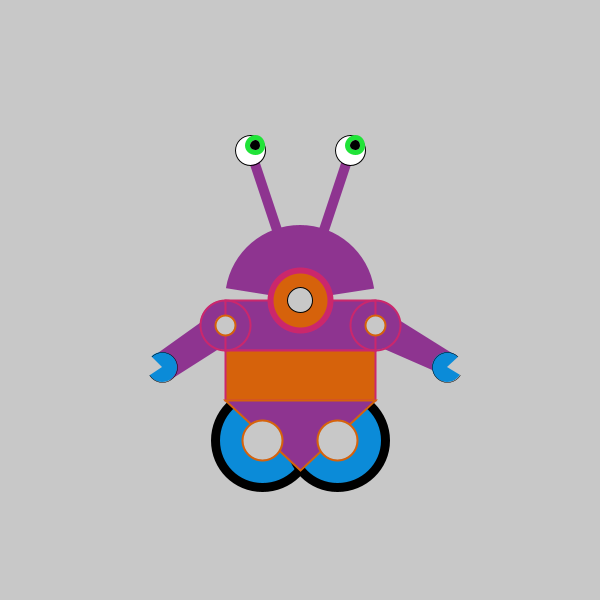
Frame 1 (no input)
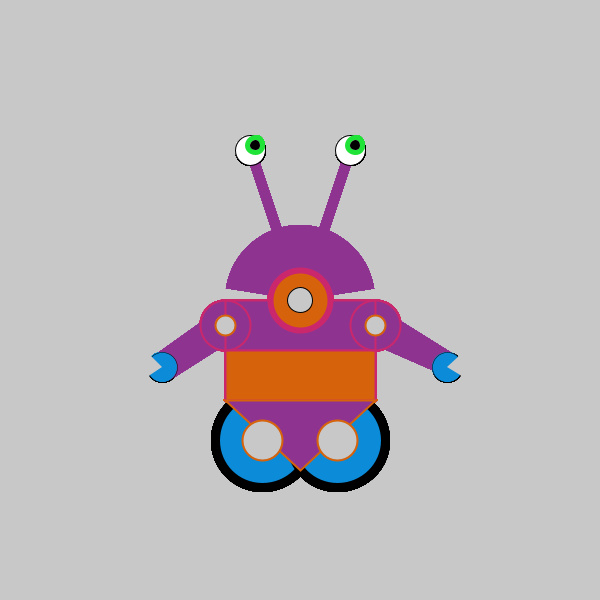
Frame 60 (the mouse pressed at the canvas centre just before this capture)
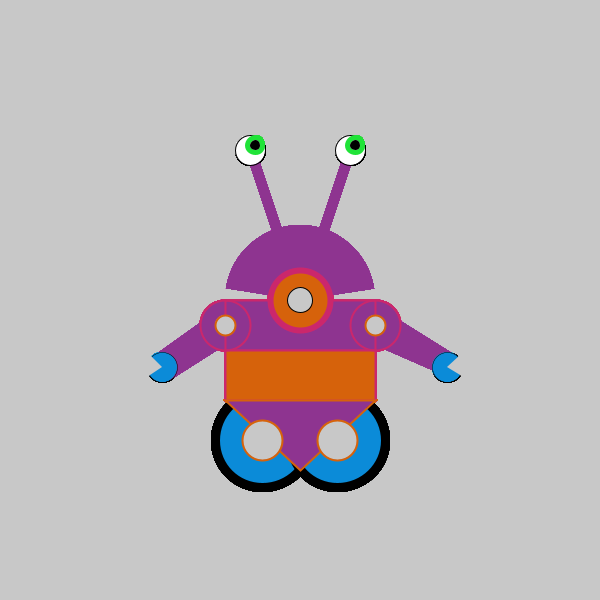
Frame 120 (the mouse held since frame 60 and released just before this capture)

The Processing sketch that drew these frames (run headless with seeded random() and noise(); from frame 60 on, the mouse is pressed at the canvas centre):

// Processing sketch: processing_55411
// ── processing_55411.pde

void setup() {
 size(600, 600);
 background(200);
 //background(58, 191, 229, 193); //blue
smooth();
}

void draw(){

//EYES

//Antennae
strokeWeight(10);
stroke(142, 52, 144, 298); //purple
line(350, 150, 300, 300); // eye line
line(250, 150, 300, 300); //eye line

//Eye Balls
strokeWeight(1);
stroke(0); //black
fill(255); //white
ellipse(350, 150, 30, 30); 
ellipse(250, 150, 30, 30);

strokeWeight(5);
//stroke(100); // black
stroke(32, 227, 56); //green
ellipse(255, 145, 15, 15);//iris
ellipse(355, 145, 15, 15);//iris
stroke(0); //black
ellipse(255, 145, 5, 5);//pupil
ellipse(355, 145, 5, 5);//pupil

//HEAD
noStroke();
fill(142, 52, 144); //purple
arc(300, 300, 150, 150, 3.3, 6.13);

//ARMS
arc(225, 325, 50, 50, 1.57, 4.71);
//arc(225, 325, 50, 50, 4.71, 1.57); why doesnt this work? 
ellipse(375, 325, 50, 50);
quad(225, 305, 225, 345, 170, 380, 155, 355);
quad(375, 305, 375, 345, 455, 380, 455, 355);
//hand
strokeWeight(0.5);
stroke(0); //black
fill(11, 139, 216); //blue
ellipse(162, 367, 30, 30);
ellipse(447, 367, 30, 30);
fill(200);
noStroke();
triangle(162, 367, 132, 387, 150, 355);
triangle(447, 367, 480, 387, 460, 355);


//LEGS 
strokeWeight(9);
stroke(0); //black
fill(11, 139, 216); //blue
ellipse(262.5, 440, 95, 95);
ellipse(337.5, 440, 95, 95);

//BODY
strokeWeight(2);
stroke(203, 39, 108, 334);// pink
fill(142, 52, 144, 298);// purple
rect(225, 300, 150, 50);
fill(214, 98, 11);// orange
rect(225, 350, 150, 50);
//Middlemouth
strokeWeight(6);
stroke(203, 39, 108, 334); //pink
fill(214, 98, 11); //orange
ellipse(300, 300, 60, 60);
fill(200); // grey
strokeWeight(1);
stroke(0);//back
ellipse(300, 300, 25, 25);

//Arms
noFill();
strokeWeight(2);
stroke(203, 39, 108, 334);
ellipse(225, 325, 50, 50);
ellipse(375, 325, 50, 50);



//Armholes
fill(200); // grey
strokeWeight(2);
stroke(214, 98, 11);// orange
ellipse(225, 325, 20, 20);
ellipse(375, 325, 20, 20);



//Legholes
strokeWeight(2);
fill(142, 52, 144); //purple
triangle(225, 400, 375, 400, 300, 470);
fill(200); // grey
strokeWeight(2);
stroke(214, 98, 11); //orange
ellipse(262.5, 440, 40, 40);
ellipse(337.5, 440, 40, 40);


}
